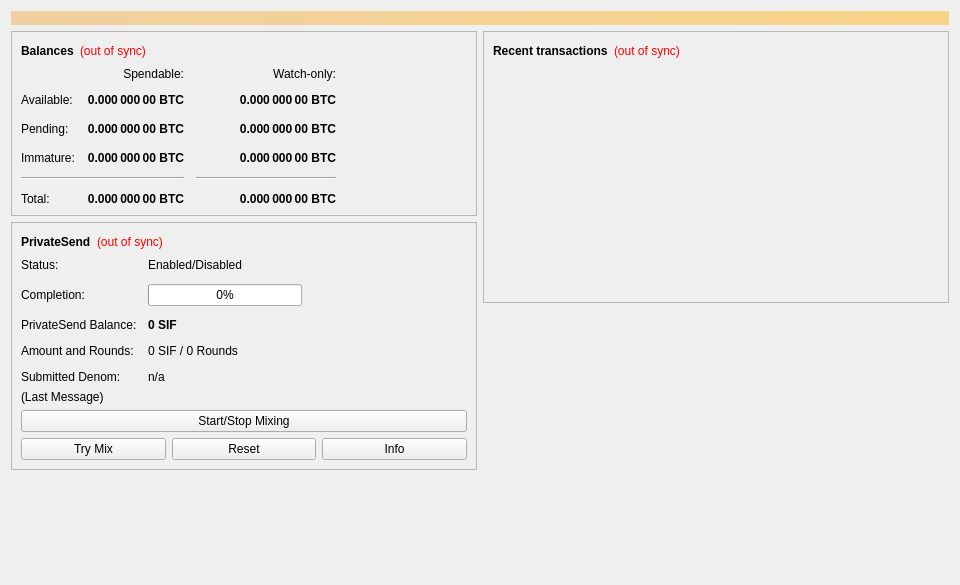
<?xml version="1.0" encoding="UTF-8"?>
<ui version="4.0">
 <class>OverviewPage</class>
 <widget class="QWidget" name="OverviewPage">
  <property name="geometry">
   <rect>
    <x>0</x>
    <y>0</y>
    <width>960</width>
    <height>585</height>
   </rect>
  </property>
  <property name="minimumSize">
   <size>
    <width>960</width>
    <height>0</height>
   </size>
  </property>
  <property name="windowTitle">
   <string>Form</string>
  </property>
  <layout class="QVBoxLayout" name="topLayout">
   <item>
    <widget class="QLabel" name="labelAlerts">
     <property name="visible">
      <bool>false</bool>
     </property>
     <property name="styleSheet">
      <string notr="true">QLabel { background-color: qlineargradient(x1: 0, y1: 0, x2: 1, y2: 0, stop:0 #F0D0A0, stop:1 #F8D488); color:#000000; }</string>
     </property>
     <property name="wordWrap">
      <bool>true</bool>
     </property>
     <property name="margin">
      <number>3</number>
     </property>
     <property name="textInteractionFlags">
      <set>Qt::TextSelectableByMouse</set>
     </property>
    </widget>
   </item>
   <item>
    <layout class="QHBoxLayout" name="horizontalLayout" stretch="1,1">
     <item>
      <layout class="QVBoxLayout" name="verticalLayout_2">
       <item>
        <widget class="QFrame" name="frame">
         <property name="frameShape">
          <enum>QFrame::StyledPanel</enum>
         </property>
         <property name="frameShadow">
          <enum>QFrame::Raised</enum>
         </property>
         <layout class="QVBoxLayout" name="verticalLayout_4">
          <item>
           <layout class="QHBoxLayout" name="horizontalLayout_4">
            <item>
             <widget class="QLabel" name="label_5">
              <property name="font">
               <font>
                <weight>75</weight>
                <bold>true</bold>
               </font>
              </property>
              <property name="text">
               <string>Balances</string>
              </property>
             </widget>
            </item>
            <item>
             <widget class="QLabel" name="labelWalletStatus">
              <property name="toolTip">
               <string>The displayed information may be out of date. Your wallet automatically synchronizes with the Sifcash network after a connection is established, but this process has not completed yet.</string>
              </property>
              <property name="styleSheet">
               <string notr="true">QLabel { color: red; }</string>
              </property>
              <property name="text">
               <string notr="true">(out of sync)</string>
              </property>
              <property name="alignment">
               <set>Qt::AlignLeading|Qt::AlignLeft|Qt::AlignVCenter</set>
              </property>
             </widget>
            </item>
            <item>
             <spacer name="horizontalSpacer_3">
              <property name="orientation">
               <enum>Qt::Horizontal</enum>
              </property>
              <property name="sizeHint" stdset="0">
               <size>
                <width>40</width>
                <height>20</height>
               </size>
              </property>
             </spacer>
            </item>
           </layout>
          </item>
          <item>
           <layout class="QGridLayout" name="gridLayout">
            <property name="spacing">
             <number>12</number>
            </property>
            <item row="2" column="2">
             <widget class="QLabel" name="labelWatchPending">
              <property name="font">
               <font>
                <weight>75</weight>
                <bold>true</bold>
               </font>
              </property>
              <property name="cursor">
               <cursorShape>IBeamCursor</cursorShape>
              </property>
              <property name="toolTip">
               <string>Unconfirmed transactions to watch-only addresses</string>
              </property>
              <property name="text">
               <string notr="true">0.000 000 00 BTC</string>
              </property>
              <property name="alignment">
               <set>Qt::AlignRight|Qt::AlignTrailing|Qt::AlignVCenter</set>
              </property>
              <property name="textInteractionFlags">
               <set>Qt::LinksAccessibleByMouse|Qt::TextSelectableByKeyboard|Qt::TextSelectableByMouse</set>
              </property>
             </widget>
            </item>
            <item row="2" column="1">
             <widget class="QLabel" name="labelUnconfirmed">
              <property name="font">
               <font>
                <weight>75</weight>
                <bold>true</bold>
               </font>
              </property>
              <property name="cursor">
               <cursorShape>IBeamCursor</cursorShape>
              </property>
              <property name="toolTip">
               <string>Total of transactions that have yet to be confirmed, and do not yet count toward the spendable balance</string>
              </property>
              <property name="text">
               <string notr="true">0.000 000 00 BTC</string>
              </property>
              <property name="alignment">
               <set>Qt::AlignRight|Qt::AlignTrailing|Qt::AlignVCenter</set>
              </property>
              <property name="textInteractionFlags">
               <set>Qt::LinksAccessibleByMouse|Qt::TextSelectableByKeyboard|Qt::TextSelectableByMouse</set>
              </property>
             </widget>
            </item>
            <item row="3" column="2">
             <widget class="QLabel" name="labelWatchImmature">
              <property name="font">
               <font>
                <weight>75</weight>
                <bold>true</bold>
               </font>
              </property>
              <property name="cursor">
               <cursorShape>IBeamCursor</cursorShape>
              </property>
              <property name="toolTip">
               <string>Mined balance in watch-only addresses that has not yet matured</string>
              </property>
              <property name="text">
               <string notr="true">0.000 000 00 BTC</string>
              </property>
              <property name="alignment">
               <set>Qt::AlignRight|Qt::AlignTrailing|Qt::AlignVCenter</set>
              </property>
              <property name="textInteractionFlags">
               <set>Qt::LinksAccessibleByMouse|Qt::TextSelectableByKeyboard|Qt::TextSelectableByMouse</set>
              </property>
             </widget>
            </item>
            <item row="4" column="0" colspan="2">
             <widget class="Line" name="lineSpendableBalance">
              <property name="orientation">
               <enum>Qt::Horizontal</enum>
              </property>
             </widget>
            </item>
            <item row="4" column="2">
             <widget class="Line" name="lineWatchBalance">
              <property name="sizePolicy">
               <sizepolicy hsizetype="Preferred" vsizetype="Fixed">
                <horstretch>0</horstretch>
                <verstretch>0</verstretch>
               </sizepolicy>
              </property>
              <property name="minimumSize">
               <size>
                <width>140</width>
                <height>0</height>
               </size>
              </property>
              <property name="orientation">
               <enum>Qt::Horizontal</enum>
              </property>
             </widget>
            </item>
            <item row="5" column="0">
             <widget class="QLabel" name="labelTotalText">
              <property name="text">
               <string>Total:</string>
              </property>
             </widget>
            </item>
            <item row="3" column="1">
             <widget class="QLabel" name="labelImmature">
              <property name="font">
               <font>
                <weight>75</weight>
                <bold>true</bold>
               </font>
              </property>
              <property name="cursor">
               <cursorShape>IBeamCursor</cursorShape>
              </property>
              <property name="toolTip">
               <string>Mined balance that has not yet matured</string>
              </property>
              <property name="text">
               <string notr="true">0.000 000 00 BTC</string>
              </property>
              <property name="alignment">
               <set>Qt::AlignRight|Qt::AlignTrailing|Qt::AlignVCenter</set>
              </property>
              <property name="textInteractionFlags">
               <set>Qt::LinksAccessibleByMouse|Qt::TextSelectableByKeyboard|Qt::TextSelectableByMouse</set>
              </property>
             </widget>
            </item>
            <item row="2" column="3">
             <spacer name="horizontalSpacer_2">
              <property name="orientation">
               <enum>Qt::Horizontal</enum>
              </property>
              <property name="sizeHint" stdset="0">
               <size>
                <width>40</width>
                <height>20</height>
               </size>
              </property>
             </spacer>
            </item>
            <item row="3" column="0">
             <widget class="QLabel" name="labelImmatureText">
              <property name="text">
               <string>Immature:</string>
              </property>
             </widget>
            </item>
            <item row="5" column="1">
             <widget class="QLabel" name="labelTotal">
              <property name="font">
               <font>
                <weight>75</weight>
                <bold>true</bold>
               </font>
              </property>
              <property name="cursor">
               <cursorShape>IBeamCursor</cursorShape>
              </property>
              <property name="toolTip">
               <string>Your current total balance</string>
              </property>
              <property name="text">
               <string notr="true">0.000 000 00 BTC</string>
              </property>
              <property name="alignment">
               <set>Qt::AlignRight|Qt::AlignTrailing|Qt::AlignVCenter</set>
              </property>
              <property name="textInteractionFlags">
               <set>Qt::LinksAccessibleByMouse|Qt::TextSelectableByKeyboard|Qt::TextSelectableByMouse</set>
              </property>
             </widget>
            </item>
            <item row="5" column="2">
             <widget class="QLabel" name="labelWatchTotal">
              <property name="font">
               <font>
                <weight>75</weight>
                <bold>true</bold>
               </font>
              </property>
              <property name="cursor">
               <cursorShape>IBeamCursor</cursorShape>
              </property>
              <property name="toolTip">
               <string>Current total balance in watch-only addresses</string>
              </property>
              <property name="text">
               <string notr="true">0.000 000 00 BTC</string>
              </property>
              <property name="alignment">
               <set>Qt::AlignRight|Qt::AlignTrailing|Qt::AlignVCenter</set>
              </property>
              <property name="textInteractionFlags">
               <set>Qt::LinksAccessibleByMouse|Qt::TextSelectableByKeyboard|Qt::TextSelectableByMouse</set>
              </property>
             </widget>
            </item>
            <item row="0" column="2">
             <widget class="QLabel" name="labelWatchonly">
              <property name="text">
               <string>Watch-only:</string>
              </property>
              <property name="alignment">
               <set>Qt::AlignRight|Qt::AlignTrailing|Qt::AlignVCenter</set>
              </property>
             </widget>
            </item>
            <item row="1" column="0">
             <widget class="QLabel" name="labelBalanceText">
              <property name="text">
               <string>Available:</string>
              </property>
             </widget>
            </item>
            <item row="1" column="1">
             <widget class="QLabel" name="labelBalance">
              <property name="font">
               <font>
                <weight>75</weight>
                <bold>true</bold>
               </font>
              </property>
              <property name="cursor">
               <cursorShape>IBeamCursor</cursorShape>
              </property>
              <property name="toolTip">
               <string>Your current spendable balance</string>
              </property>
              <property name="text">
               <string notr="true">0.000 000 00 BTC</string>
              </property>
              <property name="alignment">
               <set>Qt::AlignRight|Qt::AlignTrailing|Qt::AlignVCenter</set>
              </property>
              <property name="textInteractionFlags">
               <set>Qt::LinksAccessibleByMouse|Qt::TextSelectableByKeyboard|Qt::TextSelectableByMouse</set>
              </property>
             </widget>
            </item>
            <item row="1" column="2">
             <widget class="QLabel" name="labelWatchAvailable">
              <property name="font">
               <font>
                <weight>75</weight>
                <bold>true</bold>
               </font>
              </property>
              <property name="cursor">
               <cursorShape>IBeamCursor</cursorShape>
              </property>
              <property name="toolTip">
               <string>Your current balance in watch-only addresses</string>
              </property>
              <property name="text">
               <string notr="true">0.000 000 00 BTC</string>
              </property>
              <property name="alignment">
               <set>Qt::AlignRight|Qt::AlignTrailing|Qt::AlignVCenter</set>
              </property>
              <property name="textInteractionFlags">
               <set>Qt::LinksAccessibleByMouse|Qt::TextSelectableByKeyboard|Qt::TextSelectableByMouse</set>
              </property>
             </widget>
            </item>
            <item row="2" column="0">
             <widget class="QLabel" name="labelPendingText">
              <property name="text">
               <string>Pending:</string>
              </property>
             </widget>
            </item>
            <item row="0" column="1">
             <widget class="QLabel" name="labelSpendable">
              <property name="text">
               <string>Spendable:</string>
              </property>
              <property name="alignment">
               <set>Qt::AlignRight|Qt::AlignTrailing|Qt::AlignVCenter</set>
              </property>
             </widget>
            </item>
           </layout>
          </item>
         </layout>
        </widget>
       </item>
       <item>
        <widget class="QFrame" name="framePrivateSend">
         <property name="layoutDirection">
          <enum>Qt::LeftToRight</enum>
         </property>
         <property name="frameShape">
          <enum>QFrame::StyledPanel</enum>
         </property>
         <property name="frameShadow">
          <enum>QFrame::Raised</enum>
         </property>
         <layout class="QVBoxLayout" name="VerticalLayout_PS1">
          <item>
           <layout class="QHBoxLayout" name="horizontalLayout_5">
            <item>
             <widget class="QLabel" name="labelPrivateSendHeader">
              <property name="font">
               <font>
                <weight>75</weight>
                <bold>true</bold>
               </font>
              </property>
              <property name="text">
               <string>PrivateSend</string>
              </property>
             </widget>
            </item>
            <item>
             <widget class="QLabel" name="labelPrivateSendSyncStatus">
              <property name="toolTip">
               <string>The displayed information may be out of date. Your wallet automatically synchronizes with the Sifcash network after a connection is established, but this process has not completed yet.</string>
              </property>
              <property name="styleSheet">
               <string notr="true">QLabel { color: red; }</string>
              </property>
              <property name="text">
               <string notr="true">(out of sync)</string>
              </property>
              <property name="alignment">
               <set>Qt::AlignLeading|Qt::AlignLeft|Qt::AlignVCenter</set>
              </property>
             </widget>
            </item>
            <item>
             <spacer name="horizontalSpacer_4">
              <property name="orientation">
               <enum>Qt::Horizontal</enum>
              </property>
              <property name="sizeHint" stdset="0">
               <size>
                <width>40</width>
                <height>20</height>
               </size>
              </property>
             </spacer>
            </item>
           </layout>
          </item>
          <item>
           <layout class="QFormLayout" name="privateSendFormLayout">
            <property name="fieldGrowthPolicy">
             <enum>QFormLayout::AllNonFixedFieldsGrow</enum>
            </property>
            <property name="horizontalSpacing">
             <number>11</number>
            </property>
            <property name="verticalSpacing">
             <number>12</number>
            </property>
            <item row="0" column="0">
             <widget class="QLabel" name="labelPrivateSendEnabledText">
              <property name="text">
               <string>Status:</string>
              </property>
             </widget>
            </item>
            <item row="0" column="1">
             <widget class="QLabel" name="labelPrivateSendEnabled">
              <property name="text">
               <string>Enabled/Disabled</string>
              </property>
             </widget>
            </item>
            <item row="1" column="0">
             <widget class="QLabel" name="labelCompletitionText">
              <property name="text">
               <string>Completion:</string>
              </property>
             </widget>
            </item>
            <item row="1" column="1">
             <widget class="QProgressBar" name="privateSendProgress">
              <property name="maximumSize">
               <size>
                <width>154</width>
                <height>16777215</height>
               </size>
              </property>
              <property name="value">
               <number>0</number>
              </property>
             </widget>
            </item>
            <item row="2" column="0">
             <widget class="QLabel" name="labelAnonymizedText">
              <property name="text">
               <string>PrivateSend Balance:</string>
              </property>
             </widget>
            </item>
            <item row="2" column="1">
             <widget class="QLabel" name="labelAnonymized">
              <property name="font">
               <font>
                <weight>75</weight>
                <bold>true</bold>
               </font>
              </property>
              <property name="text">
               <string notr="true">0 SIF</string>
              </property>
             </widget>
            </item>
            <item row="3" column="0">
             <widget class="QLabel" name="labelAmountAndRoundsText">
              <property name="text">
               <string>Amount and Rounds:</string>
              </property>
             </widget>
            </item>
            <item row="3" column="1">
             <widget class="QLabel" name="labelAmountRounds">
              <property name="text">
               <string>0 SIF / 0 Rounds</string>
              </property>
             </widget>
            </item>
            <item row="4" column="0">
             <widget class="QLabel" name="labelSubmittedDenomText">
              <property name="text">
               <string>Submitted Denom:</string>
              </property>
             </widget>
            </item>
            <item row="4" column="1">
             <widget class="QLabel" name="labelSubmittedDenom">
              <property name="toolTip">
               <string>The denominations you submitted to the Masternode.&lt;br&gt;To mix, other users must submit the exact same denominations.</string>
              </property>
              <property name="text">
               <string>n/a</string>
              </property>
             </widget>
            </item>
           </layout>
          </item>
          <item>
           <layout class="QVBoxLayout" name="VerticalLayout_PS">
            <item>
             <widget class="QLabel" name="labelPrivateSendLastMessage">
              <property name="text">
               <string>(Last Message)</string>
              </property>
              <property name="alignment">
               <set>Qt::AlignLeading|Qt::AlignLeft|Qt::AlignTop</set>
              </property>
              <property name="wordWrap">
               <bool>true</bool>
              </property>
             </widget>
            </item>
            <item>
             <widget class="QPushButton" name="togglePrivateSend">
              <property name="sizePolicy">
               <sizepolicy hsizetype="MinimumExpanding" vsizetype="Fixed">
                <horstretch>0</horstretch>
                <verstretch>0</verstretch>
               </sizepolicy>
              </property>
              <property name="text">
               <string>Start/Stop Mixing</string>
              </property>
             </widget>
            </item>
            <item>
             <layout class="QHBoxLayout" name="horizontalLayout_debugbuttons">
              <item>
               <widget class="QPushButton" name="privateSendAuto">
                <property name="sizePolicy">
                 <sizepolicy hsizetype="MinimumExpanding" vsizetype="Fixed">
                  <horstretch>0</horstretch>
                  <verstretch>0</verstretch>
                 </sizepolicy>
                </property>
                <property name="toolTip">
                 <string>Try to manually submit a PrivateSend request.</string>
                </property>
                <property name="text">
                 <string>Try Mix</string>
                </property>
               </widget>
              </item>
              <item>
               <widget class="QPushButton" name="privateSendReset">
                <property name="sizePolicy">
                 <sizepolicy hsizetype="MinimumExpanding" vsizetype="Fixed">
                  <horstretch>0</horstretch>
                  <verstretch>0</verstretch>
                 </sizepolicy>
                </property>
                <property name="toolTip">
                 <string>Reset the current status of PrivateSend (can interrupt PrivateSend if it's in the process of Mixing, which can cost you money!)</string>
                </property>
                <property name="autoFillBackground">
                 <bool>false</bool>
                </property>
                <property name="text">
                 <string>Reset</string>
                </property>
               </widget>
              </item>
              <item>
               <widget class="QPushButton" name="privateSendInfo">
                <property name="sizePolicy">
                 <sizepolicy hsizetype="MinimumExpanding" vsizetype="Fixed">
                  <horstretch>0</horstretch>
                  <verstretch>0</verstretch>
                 </sizepolicy>
                </property>
                <property name="toolTip">
                 <string>Information about PrivateSend and Mixing</string>
                </property>
                <property name="text">
                 <string>Info</string>
                </property>
               </widget>
              </item>
             </layout>
            </item>
           </layout>
          </item>
         </layout>
        </widget>
       </item>
       <item>
        <spacer name="verticalSpacer">
         <property name="orientation">
          <enum>Qt::Vertical</enum>
         </property>
         <property name="sizeHint" stdset="0">
          <size>
           <width>20</width>
           <height>40</height>
          </size>
         </property>
        </spacer>
       </item>
      </layout>
     </item>
     <item>
      <layout class="QVBoxLayout" name="verticalLayout_3">
       <item>
        <widget class="QFrame" name="frame_2">
         <property name="frameShape">
          <enum>QFrame::StyledPanel</enum>
         </property>
         <property name="frameShadow">
          <enum>QFrame::Raised</enum>
         </property>
         <layout class="QVBoxLayout" name="verticalLayout">
          <item>
           <layout class="QHBoxLayout" name="horizontalLayout_2">
            <item>
             <widget class="QLabel" name="label_4">
              <property name="font">
               <font>
                <weight>75</weight>
                <bold>true</bold>
               </font>
              </property>
              <property name="text">
               <string>Recent transactions</string>
              </property>
             </widget>
            </item>
            <item>
             <widget class="QLabel" name="labelTransactionsStatus">
              <property name="toolTip">
               <string>The displayed information may be out of date. Your wallet automatically synchronizes with the Sifcash network after a connection is established, but this process has not completed yet.</string>
              </property>
              <property name="styleSheet">
               <string notr="true">QLabel { color: red; }</string>
              </property>
              <property name="text">
               <string notr="true">(out of sync)</string>
              </property>
              <property name="alignment">
               <set>Qt::AlignLeading|Qt::AlignLeft|Qt::AlignVCenter</set>
              </property>
             </widget>
            </item>
            <item>
             <spacer name="horizontalSpacer">
              <property name="orientation">
               <enum>Qt::Horizontal</enum>
              </property>
              <property name="sizeHint" stdset="0">
               <size>
                <width>40</width>
                <height>20</height>
               </size>
              </property>
             </spacer>
            </item>
           </layout>
          </item>
          <item>
           <widget class="QListView" name="listTransactions">
            <property name="styleSheet">
             <string notr="true">QListView { background: transparent; }</string>
            </property>
            <property name="frameShape">
             <enum>QFrame::NoFrame</enum>
            </property>
            <property name="verticalScrollBarPolicy">
             <enum>Qt::ScrollBarAlwaysOff</enum>
            </property>
            <property name="horizontalScrollBarPolicy">
             <enum>Qt::ScrollBarAlwaysOff</enum>
            </property>
            <property name="selectionMode">
             <enum>QAbstractItemView::NoSelection</enum>
            </property>
           </widget>
          </item>
         </layout>
        </widget>
       </item>
       <item>
        <spacer name="verticalSpacer_2">
         <property name="orientation">
          <enum>Qt::Vertical</enum>
         </property>
         <property name="sizeHint" stdset="0">
          <size>
           <width>20</width>
           <height>40</height>
          </size>
         </property>
        </spacer>
       </item>
      </layout>
     </item>
    </layout>
   </item>
  </layout>
 </widget>
 <resources/>
 <connections/>
</ui>
